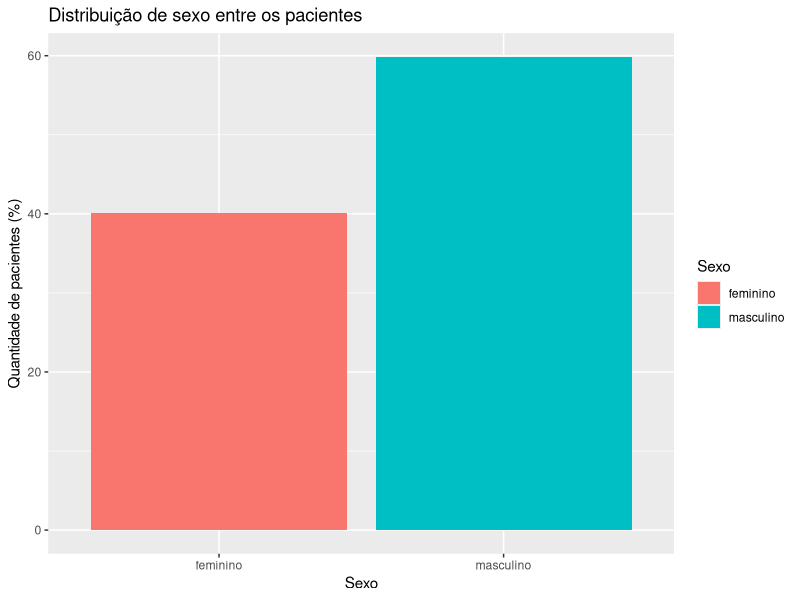
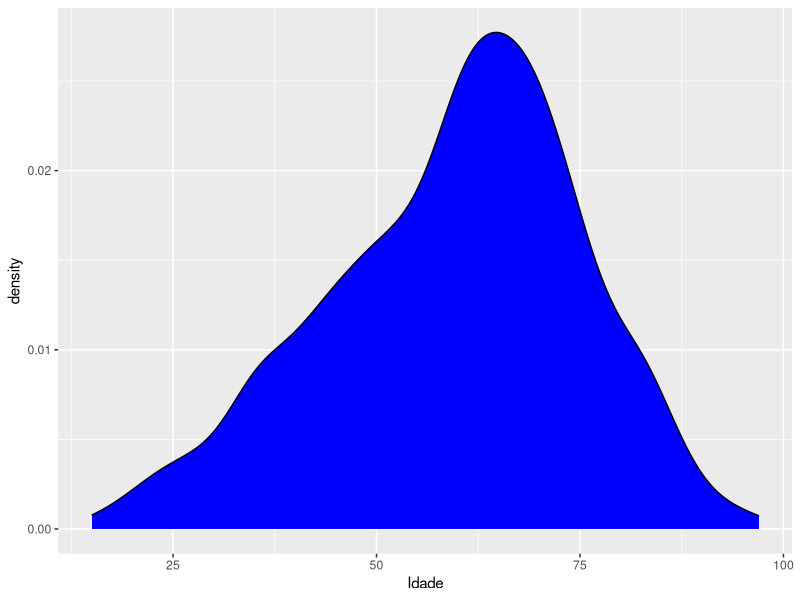
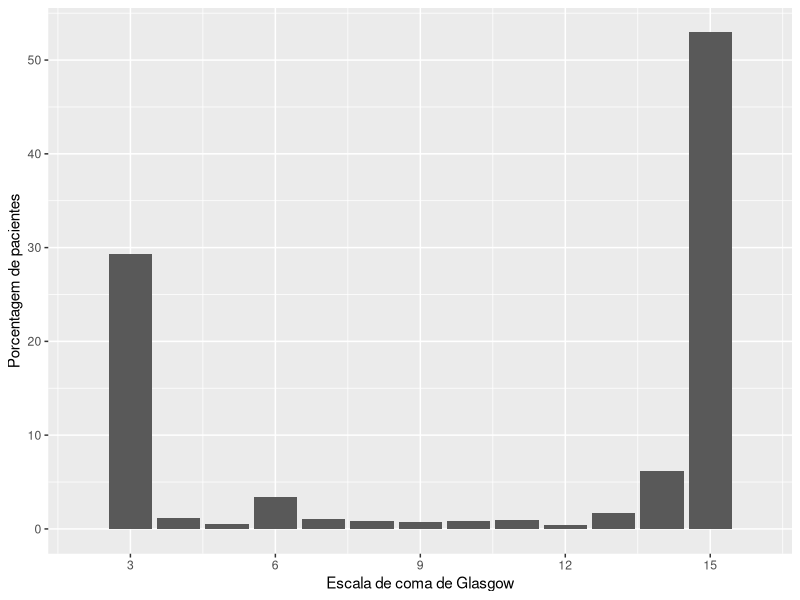

These figures' R source, in order:
## ---- chunk 1
knitr::opts_chunk$set(echo = TRUE)
## ---- chunk 2
library(tidyverse)
library(readxl)
library(skimr)
df <- read_excel('../epicov_inicial.xlsx')
## ---- chunk 3
ggplot(data=df, aes(x=Sexo, y= (..count..)/sum(..count..)*100, fill=Sexo)) + 
  geom_bar() +
  ggtitle("Distribuição de sexo entre os pacientes") +
  labs(y="Quantidade de pacientes (%)")
## ---- chunk 4

skim(df$Idade)

shapiro.test(df$Idade) # W = 0.98431, p-value = 2.025e-09

df %>% ggplot(aes())+
  geom_density(aes(Idade), fill="blue") # Left skewed
## ---- chunk 5
mean(df$`Data de admissão hospitalar no HC` - df$`Data do início dos sintomas`)/(24*60*60) # 8.38 dias de diferença
## ---- chunk 6
skim(df$`Escala da Glasgow na primeira hora da admissão na UTI`)

shapiro.test(df$`Escala da Glasgow na primeira hora da admissão na UTI`)

ggplot(data=df, aes(x=`Escala da Glasgow na primeira hora da admissão na UTI`, y=(..count..)/sum(..count..)*100), fill="blue") +
  geom_bar() +
  labs(x="Escala de coma de Glasgow", y="Porcentagem de pacientes") +
  scale_x_continuous(name="Escala de coma de Glasgow", breaks=c(3, 6, 9, 12, 15), limits=c(2,16)) +
  scale_y_continuous(name="Porcentagem de pacientes", breaks=c(0, 10, 20, 30, 40, 50, 60))
